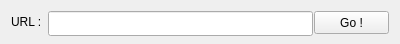
<?xml version="1.0" encoding="UTF-8"?>
<ui version="4.0">
 <class>DL</class>
 <widget class="QWidget" name="DL">
  <property name="geometry">
   <rect>
    <x>0</x>
    <y>0</y>
    <width>400</width>
    <height>44</height>
   </rect>
  </property>
  <property name="minimumSize">
   <size>
    <width>400</width>
    <height>44</height>
   </size>
  </property>
  <property name="maximumSize">
   <size>
    <width>400</width>
    <height>44</height>
   </size>
  </property>
  <property name="windowTitle">
   <string>DL</string>
  </property>
  <layout class="QGridLayout" name="gridLayout">
   <item row="0" column="0">
    <layout class="QHBoxLayout" name="horizontalLayout">
     <item>
      <widget class="QLabel" name="lab_url">
       <property name="text">
        <string>URL :</string>
       </property>
      </widget>
     </item>
     <item>
      <widget class="QLineEdit" name="txt_url">
       <property name="minimumSize">
        <size>
         <width>265</width>
         <height>25</height>
        </size>
       </property>
       <property name="maximumSize">
        <size>
         <width>265</width>
         <height>25</height>
        </size>
       </property>
      </widget>
     </item>
     <item>
      <widget class="QPushButton" name="pbu_go">
       <property name="minimumSize">
        <size>
         <width>75</width>
         <height>23</height>
        </size>
       </property>
       <property name="maximumSize">
        <size>
         <width>75</width>
         <height>23</height>
        </size>
       </property>
       <property name="text">
        <string>Go !</string>
       </property>
      </widget>
     </item>
    </layout>
   </item>
  </layout>
 </widget>
 <layoutdefault spacing="6" margin="11"/>
 <resources/>
 <connections/>
</ui>
